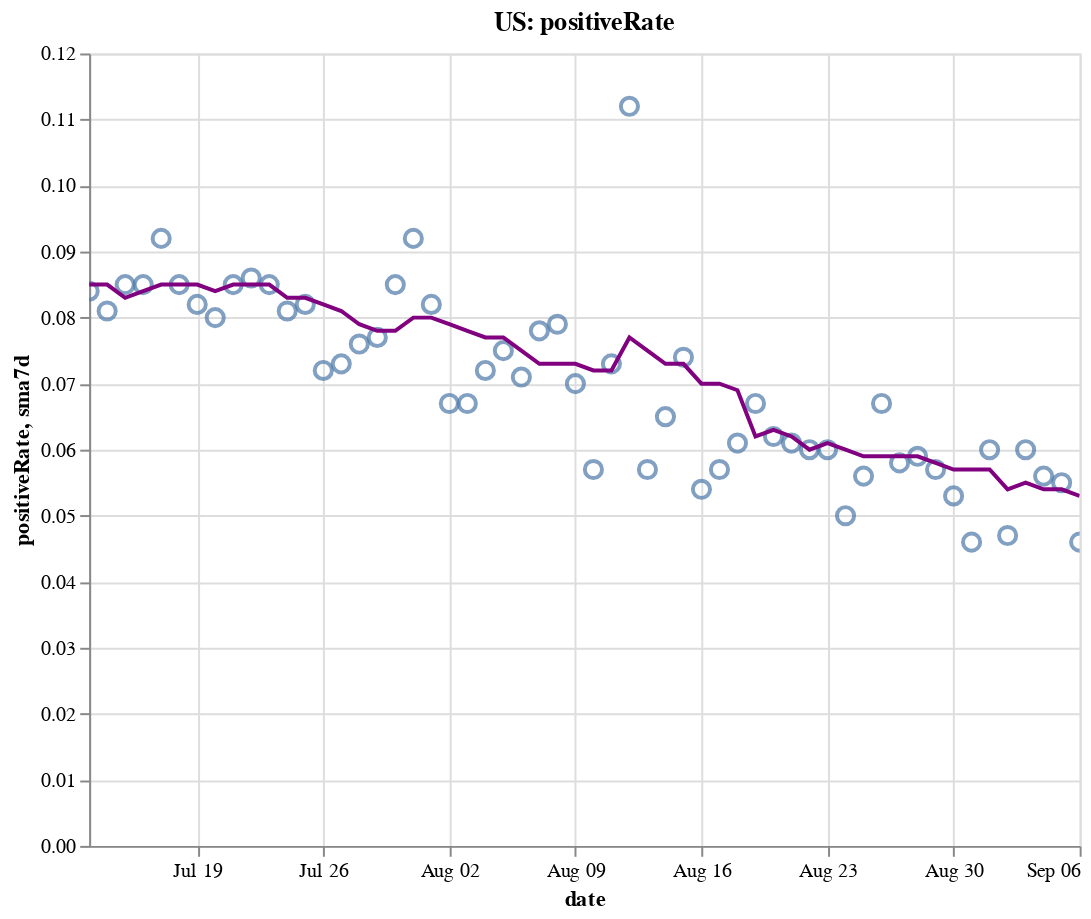

Notebook code for this chart:
### Code cell
create_plot(us, 'positiveRate')

### Figure 1 — Vega-Lite specification as saved in the notebook (floating-point values rounded to 4 significant figures)
{"config": {"view": {"continuousWidth": 400, "continuousHeight": 300}}, "layer": [{"layer": [{"mark": {"type": "point", "size": 75}, "encoding": {"tooltip": [{"type": "temporal", "field": "date"}, {"type": "quantitative", "field": "positiveRate"}, {"type": "quantitative", "field": "sma7d"}], "x": {"type": "temporal", "field": "date"}, "y": {"type": "quantitative", "field": "positiveRate"}}, "selection": {"selector004": {"type": "interval", "bind": "scales", "encodings": ["x", "y"]}}}, {"mark": {"type": "line", "color": "purple"}, "encoding": {"x": {"type": "temporal", "field": "date"}, "y": {"type": "quantitative", "field": "sma7d"}}}]}, {"mark": {"type": "rule", "color": "#aaa"}, "encoding": {"x": {"type": "temporal", "field": "date"}}, "transform": [{"filter": {"selection": "selector003"}}]}, {"mark": "circle", "encoding": {"opacity": {"condition": {"value": 1, "selection": "selector003"}, "value": 0}, "tooltip": [{"type": "temporal", "field": "date"}, {"type": "quantitative", "field": "positiveRate"}, {"type": "quantitative", "field": "sma7d"}], "x": {"type": "temporal", "field": "date"}, "y": {"type": "quantitative", "field": "positiveRate"}}, "selection": {"selector003": {"type": "single", "encodings": ["x"], "on": "mouseover", "nearest": true, "empty": "none"}}}, {"mark": {"type": "text", "align": "left", "dx": 5, "dy": -5, "stroke": "white", "strokeWidth": 2}, "encoding": {"text": {"type": "quantitative", "field": "positiveRate"}, "tooltip": [{"type": "temporal", "field": "date"}, {"type": "quantitative", "field": "positiveRate"}, {"type": "quantitative", "field": "sma7d"}], "x": {"type": "temporal", "field": "date"}, "y": {"type": "quantitative", "field": "positiveRate"}}, "transform": [{"filter": {"selection": "selector003"}}]}, {"mark": {"type": "text", "align": "left", "dx": 5, "dy": -5}, "encoding": {"text": {"type": "quantitative", "field": "positiveRate"}, "tooltip": [{"type": "temporal", "field": "date"}, {"type": "quantitative", "field": "positiveRate"}, {"type": "quantitative", "field": "sma7d"}], "x": {"type": "temporal", "field": "date"}, "y": {"type": "quantitative", "field": "positiveRate"}}, "transform": [{"filter": {"selection": "selector003"}}]}], "data": {"name": "data-5c38ebd1ee2f84a4ec7fd044d5429998"}, "height": 400, "title": "US: positiveRate", "width": 500, "$schema": "https://vega.github.io/schema/vega-lite/v4.8.1.json", "datasets": {"data-5c38ebd1ee2f84a4ec7fd044d5429998": [{"date": "2020-07-13T00:00:00", "totalTestResultsIncrease": 691900.0, "positiveIncrease": 58100.0, "death": 127800.0, "deathIncrease": 327.0, "positiveRate": 0.084, "state": "US", "sma7d": 0.085}, {"date": "2020-07-14T00:00:00", "totalTestResultsIncrease": 770000.0, "positiveIncrease": 62730.0, "death": 128600.0, "deathIncrease": 736.0, "positiveRate": 0.081, "state": "US", "sma7d": 0.085}, {"date": "2020-07-15T00:00:00", "totalTestResultsIncrease": 773200.0, "positiveIncrease": 65800.0, "death": 129400.0, "deathIncrease": 858.0, "positiveRate": 0.085, "state": "US", "sma7d": 0.083}, {"date": "2020-07-16T00:00:00", "totalTestResultsIncrease": 832400.0, "positiveIncrease": 71040.0, "death": 130400.0, "deathIncrease": 947.0, "positiveRate": 0.085, "state": "US", "sma7d": 0.084}, {"date": "2020-07-17T00:00:00", "totalTestResultsIncrease": 839300.0, "positiveIncrease": 76840.0, "death": 131300.0, "deathIncrease": 951.0, "positiveRate": 0.092, "state": "US", "sma7d": 0.085}, {"date": "2020-07-18T00:00:00", "totalTestResultsIncrease": 763600.0, "positiveIncrease": 64950.0, "death": 132200.0, "deathIncrease": 872.0, "positiveRate": 0.085, "state": "US", "sma7d": 0.085}, {"date": "2020-07-19T00:00:00", "totalTestResultsIncrease": 786700.0, "positiveIncrease": 64260.0, "death": 132700.0, "deathIncrease": 527.0, "positiveRate": 0.082, "state": "US", "sma7d": 0.085}, {"date": "2020-07-20T00:00:00", "totalTestResultsIncrease": 712400.0, "positiveIncrease": 57040.0, "death": 133100.0, "deathIncrease": 363.0, "positiveRate": 0.08, "state": "US", "sma7d": 0.084}, {"date": "2020-07-21T00:00:00", "totalTestResultsIncrease": 754900.0, "positiveIncrease": 63930.0, "death": 134100.0, "deathIncrease": 1039.0, "positiveRate": 0.085, "state": "US", "sma7d": 0.085}, {"date": "2020-07-22T00:00:00", "totalTestResultsIncrease": 801600.0, "positiveIncrease": 69330.0, "death": 135300.0, "deathIncrease": 1171.0, "positiveRate": 0.086, "state": "US", "sma7d": 0.085}, {"date": "2020-07-23T00:00:00", "totalTestResultsIncrease": 845900.0, "positiveIncrease": 71550.0, "death": 136400.0, "deathIncrease": 1056.0, "positiveRate": 0.085, "state": "US", "sma7d": 0.085}, {"date": "2020-07-24T00:00:00", "totalTestResultsIncrease": 933600.0, "positiveIncrease": 75240.0, "death": 137500.0, "deathIncrease": 1176.0, "positiveRate": 0.081, "state": "US", "sma7d": 0.083}, {"date": "2020-07-25T00:00:00", "totalTestResultsIncrease": 791000.0, "positiveIncrease": 64740.0, "death": 138500.0, "deathIncrease": 1023.0, "positiveRate": 0.082, "state": "US", "sma7d": 0.083}, {"date": "2020-07-26T00:00:00", "totalTestResultsIncrease": 851100.0, "positiveIncrease": 61000.0, "death": 139100.0, "deathIncrease": 559.0, "positiveRate": 0.072, "state": "US", "sma7d": 0.082}, {"date": "2020-07-27T00:00:00", "totalTestResultsIncrease": 762700.0, "positiveIncrease": 55330.0, "death": 140200.0, "deathIncrease": 1060.0, "positiveRate": 0.073, "state": "US", "sma7d": 0.081}, {"date": "2020-07-28T00:00:00", "totalTestResultsIncrease": 738100.0, "positiveIncrease": 56450.0, "death": 141300.0, "deathIncrease": 1122.0, "positiveRate": 0.076, "state": "US", "sma7d": 0.079}, {"date": "2020-07-29T00:00:00", "totalTestResultsIncrease": 864500.0, "positiveIncrease": 66960.0, "death": 142800.0, "deathIncrease": 1492.0, "positiveRate": 0.077, "state": "US", "sma7d": 0.078}, {"date": "2020-07-30T00:00:00", "totalTestResultsIncrease": 814700.0, "positiveIncrease": 69420.0, "death": 144000.0, "deathIncrease": 1259.0, "positiveRate": 0.085, "state": "US", "sma7d": 0.078}, {"date": "2020-07-31T00:00:00", "totalTestResultsIncrease": 731900.0, "positiveIncrease": 67620.0, "death": 145400.0, "deathIncrease": 1312.0, "positiveRate": 0.092, "state": "US", "sma7d": 0.08}, {"date": "2020-08-01T00:00:00", "totalTestResultsIncrease": 745700.0, "positiveIncrease": 61100.0, "death": 146500.0, "deathIncrease": 1190.0, "positiveRate": 0.082, "state": "US", "sma7d": 0.08}, {"date": "2020-08-02T00:00:00", "totalTestResultsIncrease": 699500.0, "positiveIncrease": 46760.0, "death": 147000.0, "deathIncrease": 498.0, "positiveRate": 0.067, "state": "US", "sma7d": 0.079}, {"date": "2020-08-03T00:00:00", "totalTestResultsIncrease": 745100.0, "positiveIncrease": 49770.0, "death": 147600.0, "deathIncrease": 519.0, "positiveRate": 0.067, "state": "US", "sma7d": 0.078}, {"date": "2020-08-04T00:00:00", "totalTestResultsIncrease": 717100.0, "positiveIncrease": 51860.0, "death": 148800.0, "deathIncrease": 1255.0, "positiveRate": 0.072, "state": "US", "sma7d": 0.077}, {"date": "2020-08-05T00:00:00", "totalTestResultsIncrease": 699600.0, "positiveIncrease": 52330.0, "death": 150200.0, "deathIncrease": 1346.0, "positiveRate": 0.075, "state": "US", "sma7d": 0.077}, {"date": "2020-08-06T00:00:00", "totalTestResultsIncrease": 766600.0, "positiveIncrease": 54180.0, "death": 151400.0, "deathIncrease": 1251.0, "positiveRate": 0.071, "state": "US", "sma7d": 0.075}, {"date": "2020-08-07T00:00:00", "totalTestResultsIncrease": 785400.0, "positiveIncrease": 61350.0, "death": 152700.0, "deathIncrease": 1333.0, "positiveRate": 0.078, "state": "US", "sma7d": 0.073}, {"date": "2020-08-08T00:00:00", "totalTestResultsIncrease": 683400.0, "positiveIncrease": 53710.0, "death": 153800.0, "deathIncrease": 1089.0, "positiveRate": 0.079, "state": "US", "sma7d": 0.073}, {"date": "2020-08-09T00:00:00", "totalTestResultsIncrease": 724000.0, "positiveIncrease": 50620.0, "death": 154400.0, "deathIncrease": 616.0, "positiveRate": 0.07, "state": "US", "sma7d": 0.073}, {"date": "2020-08-10T00:00:00", "totalTestResultsIncrease": 740900.0, "positiveIncrease": 42090.0, "death": 154900.0, "deathIncrease": 426.0, "positiveRate": 0.057, "state": "US", "sma7d": 0.072}, {"date": "2020-08-11T00:00:00", "totalTestResultsIncrease": 760000.0, "positiveIncrease": 55700.0, "death": 156200.0, "deathIncrease": 1326.0, "positiveRate": 0.073, "state": "US", "sma7d": 0.072}, {"date": "2020-08-12T00:00:00", "totalTestResultsIncrease": 500200.0, "positiveIncrease": 56130.0, "death": 157700.0, "deathIncrease": 1517.0, "positiveRate": 0.112, "state": "US", "sma7d": 0.077}, {"date": "2020-08-13T00:00:00", "totalTestResultsIncrease": 900300.0, "positiveIncrease": 51760.0, "death": 158900.0, "deathIncrease": 1163.0, "positiveRate": 0.057, "state": "US", "sma7d": 0.075}, {"date": "2020-08-14T00:00:00", "totalTestResultsIncrease": 862300.0, "positiveIncrease": 55640.0, "death": 160100.0, "deathIncrease": 1216.0, "positiveRate": 0.065, "state": "US", "sma7d": 0.073}, {"date": "2020-08-15T00:00:00", "totalTestResultsIncrease": 756700.0, "positiveIncrease": 56150.0, "death": 161300.0, "deathIncrease": 1219.0, "positiveRate": 0.074, "state": "US", "sma7d": 0.073}, {"date": "2020-08-16T00:00:00", "totalTestResultsIncrease": 790400.0, "positiveIncrease": 42490.0, "death": 161900.0, "deathIncrease": 619.0, "positiveRate": 0.054, "state": "US", "sma7d": 0.07}, {"date": "2020-08-17T00:00:00", "totalTestResultsIncrease": 670100.0, "positiveIncrease": 37880.0, "death": 162300.0, "deathIncrease": 407.0, "positiveRate": 0.057, "state": "US", "sma7d": 0.07}, {"date": "2020-08-18T00:00:00", "totalTestResultsIncrease": 663600.0, "positiveIncrease": 40800.0, "death": 163500.0, "deathIncrease": 1196.0, "positiveRate": 0.061, "state": "US", "sma7d": 0.069}, {"date": "2020-08-19T00:00:00", "totalTestResultsIncrease": 674000.0, "positiveIncrease": 44950.0, "death": 165000.0, "deathIncrease": 1420.0, "positiveRate": 0.067, "state": "US", "sma7d": 0.062}, {"date": "2020-08-20T00:00:00", "totalTestResultsIncrease": 703300.0, "positiveIncrease": 43760.0, "death": 166100.0, "deathIncrease": 1134.0, "positiveRate": 0.062, "state": "US", "sma7d": 0.063}, {"date": "2020-08-21T00:00:00", "totalTestResultsIncrease": 759100.0, "positiveIncrease": 46560.0, "death": 167200.0, "deathIncrease": 1123.0, "positiveRate": 0.061, "state": "US", "sma7d": 0.062}, {"date": "2020-08-22T00:00:00", "totalTestResultsIncrease": 773800.0, "positiveIncrease": 46240.0, "death": 168200.0, "deathIncrease": 1029.0, "positiveRate": 0.06, "state": "US", "sma7d": 0.06}, {"date": "2020-08-23T00:00:00", "totalTestResultsIncrease": 629500.0, "positiveIncrease": 37570.0, "death": 168800.0, "deathIncrease": 572.0, "positiveRate": 0.06, "state": "US", "sma7d": 0.061}, {"date": "2020-08-24T00:00:00", "totalTestResultsIncrease": 692200.0, "positiveIncrease": 34640.0, "death": 169200.0, "deathIncrease": 343.0, "positiveRate": 0.05, "state": "US", "sma7d": 0.06}, {"date": "2020-08-25T00:00:00", "totalTestResultsIncrease": 645600.0, "positiveIncrease": 36370.0, "death": 170300.0, "deathIncrease": 1147.0, "positiveRate": 0.056, "state": "US", "sma7d": 0.059}, {"date": "2020-08-26T00:00:00", "totalTestResultsIncrease": 655700.0, "positiveIncrease": 44060.0, "death": 171600.0, "deathIncrease": 1298.0, "positiveRate": 0.067, "state": "US", "sma7d": 0.059}, {"date": "2020-08-27T00:00:00", "totalTestResultsIncrease": 751900.0, "positiveIncrease": 43980.0, "death": 172700.0, "deathIncrease": 1129.0, "positiveRate": 0.058, "state": "US", "sma7d": 0.059}, {"date": "2020-08-28T00:00:00", "totalTestResultsIncrease": 783200.0, "positiveIncrease": 46550.0, "death": 173800.0, "deathIncrease": 1023.0, "positiveRate": 0.059, "state": "US", "sma7d": 0.059}, {"date": "2020-08-29T00:00:00", "totalTestResultsIncrease": 775600.0, "positiveIncrease": 44500.0, "death": 174800.0, "deathIncrease": 1015.0, "positiveRate": 0.057, "state": "US", "sma7d": 0.058}, {"date": "2020-08-30T00:00:00", "totalTestResultsIncrease": 746500.0, "positiveIncrease": 39500.0, "death": 175200.0, "deathIncrease": 475.0, "positiveRate": 0.053, "state": "US", "sma7d": 0.057}, {"date": "2020-08-31T00:00:00", "totalTestResultsIncrease": 685600.0, "positiveIncrease": 31410.0, "death": 175600.0, "deathIncrease": 366.0, "positiveRate": 0.046, "state": "US", "sma7d": 0.057}, {"date": "2020-09-01T00:00:00", "totalTestResultsIncrease": 704300.0, "positiveIncrease": 42420.0, "death": 176600.0, "deathIncrease": 1027.0, "positiveRate": 0.06, "state": "US", "sma7d": 0.057}, {"date": "2020-09-02T00:00:00", "totalTestResultsIncrease": 649600.0, "positiveIncrease": 30600.0, "death": 177700.0, "deathIncrease": 1032.0, "positiveRate": 0.047, "state": "US", "sma7d": 0.054}, {"date": "2020-09-03T00:00:00", "totalTestResultsIncrease": 734200.0, "positiveIncrease": 44290.0, "death": 178700.0, "deathIncrease": 1070.0, "positiveRate": 0.06, "state": "US", "sma7d": 0.055}, {"date": "2020-09-04T00:00:00", "totalTestResultsIncrease": 912000.0, "positiveIncrease": 51510.0, "death": 179700.0, "deathIncrease": 998.0, "positiveRate": 0.056, "state": "US", "sma7d": 0.054}, {"date": "2020-09-05T00:00:00", "totalTestResultsIncrease": 806300.0, "positiveIncrease": 44640.0, "death": 180700.0, "deathIncrease": 915.0, "positiveRate": 0.055, "state": "US", "sma7d": 0.054}, {"date": "2020-09-06T00:00:00", "totalTestResultsIncrease": 736700.0, "positiveIncrease": 33680.0, "death": 181100.0, "deathIncrease": 449.0, "positiveRate": 0.046, "state": "US", "sma7d": 0.053}]}}
